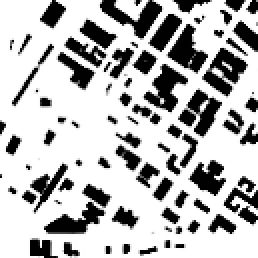
#> input picture atlanta-hexapo-robot-with-rl/atlanta6.png, 129 x 129 px, found by its file name (shown 2 times larger)
$ python test.py
#> lines starting #> are read from the running program, lines starting #| are printed output that depends on the picture
import cv2
import numpy as np
from PIL import Image
import matplotlib.pyplot as plt

list = []
img_path = r'C:\Users\mesqu\Downloads\atlanta6.png'
img = cv2.imread(img_path, 0)
#> img is the input picture: shape (129, 129); min 0, max 255, mean 184.4
img_reverted= cv2.bitwise_not(img)
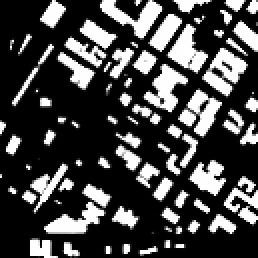
#> img_reverted: shape (129, 129) (shown 2 times larger); min 0, max 255, mean 70.6
h, w = img_reverted.shape
#> h = 129; w = 129
print('width:  ', w)
#| width:   129
print('height: ', h)
#| height:  129
state_matrix = np.ascontiguousarray(np.arange(h*w).reshape(w,h), dtype=int)
new_img = np.argwhere(img_reverted>240)
#> new_img = 3717 pairs, first value 0 to 128, second value 0 to 128
for i in new_img:
    list.append(state_matrix[i[0]][i[1]])
#> this loop made 3717 passes
#> i on passes 1 to 3: [0, 26], [0, 52], [0, 53]
#> after the loop, list = 3717 values from 26 to 16539

with open('states.txt','w') as output:
    output.write(str(list))

plt.imshow(img_reverted)
plt.show()
